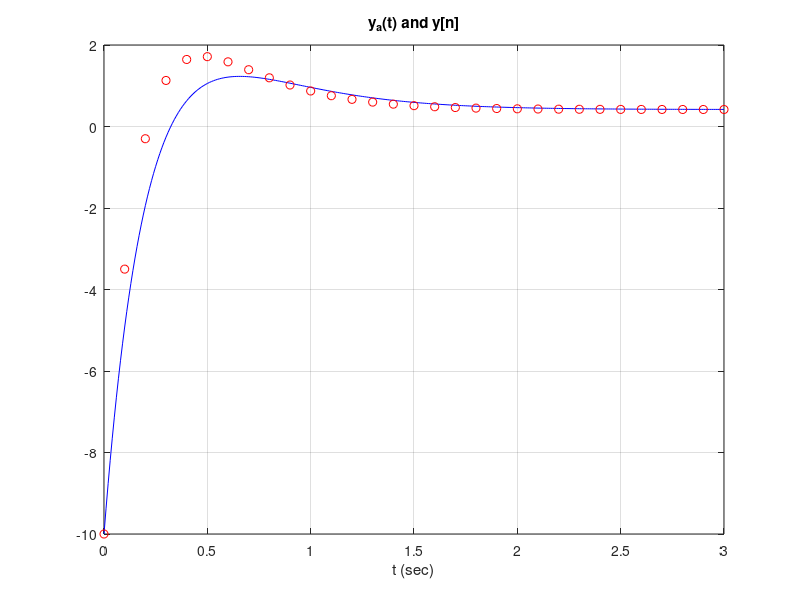

Recreate this plot in MATLAB.
% Script: mexdt_6_3.m
A = [-2,-2;1,-5];
B = [1;0];
C = [0,5];
d = 0;
Ts = 0.1;
A_bar = eye(2)+A*Ts;
B_bar = B*Ts;
C_bar = C;
d_bar = d;
xn = [3;-2];       % Initial value of state vector
n = [0:30];        % Vector of indices
yn = [];           % Empty vector to start
for nn=0:30,
  xnp1 = A_bar*xn+B_bar;  % 'xnp1' represents x[n+1]
  yn = [yn,C*xn];         % Append to vector 'yn'
  xn = xnp1;              % New becomes old for next iteration
end;
% Graph correct vs. approximate solution
t = [0:0.01:3];
ya = 5/12+70/3*exp(-3*t)-135/4*exp(-4*t);  % Eqn. (6.69)
plot(t,ya,'b-',n*Ts,yn,'ro'); grid;
title('y_{a}(t) and y[n]');
xlabel('t (sec)');